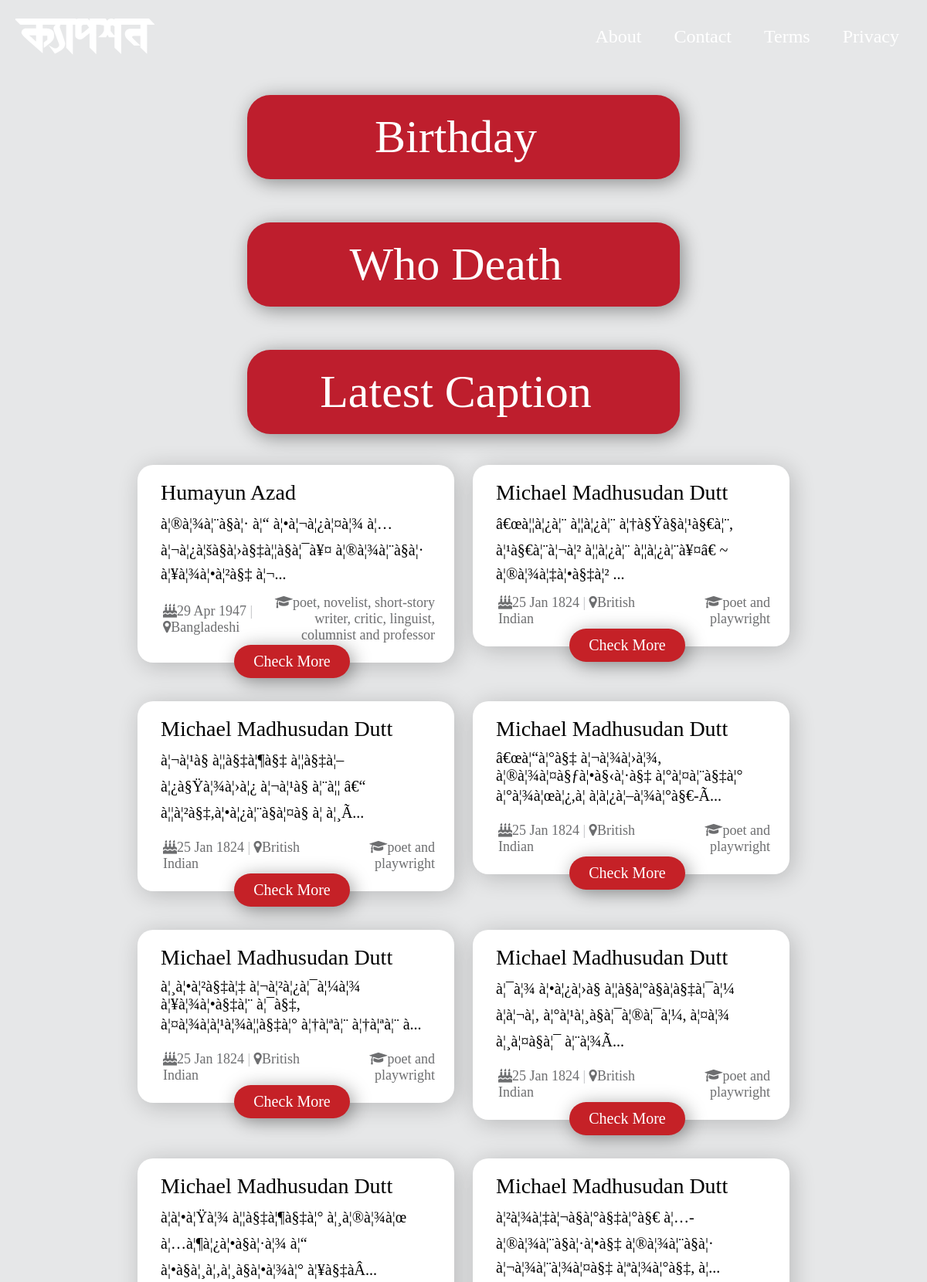
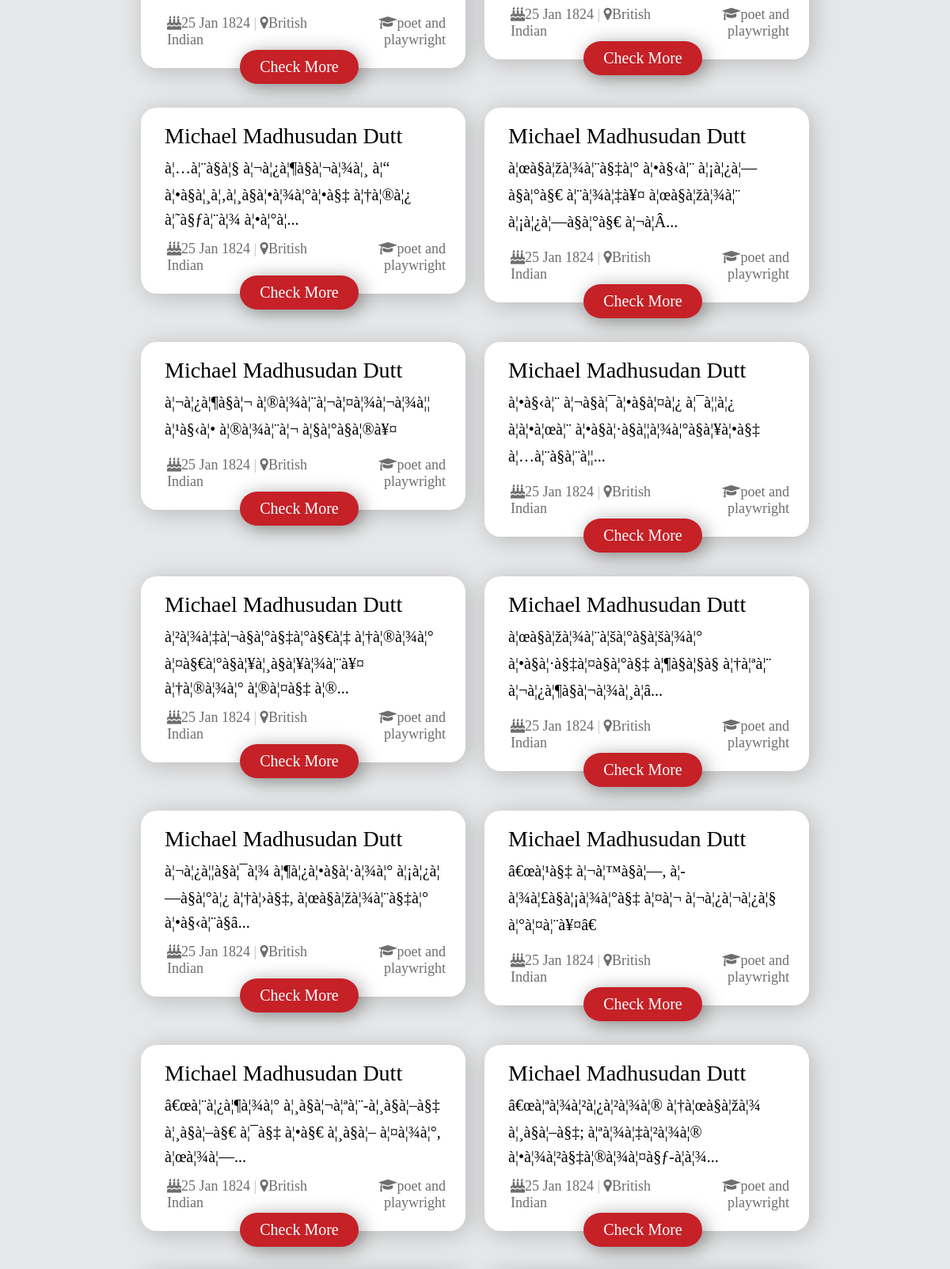
The page / (upper part) on the database its author committed (2 pictures, top to bottom).
### tables this page shows
CREATE TABLE `blog_posts` (
  `id` int(11) NOT NULL,
  `tags` text NOT NULL,
  `postTitle` varchar(200) NOT NULL,
  `description` text NOT NULL,
  `post_date` timestamp NOT NULL DEFAULT current_timestamp() ON UPDATE current_timestamp(),
  `auther` varchar(25) NOT NULL,
  `catinfo` varchar(11) DEFAULT NULL
);

CREATE TABLE `blog_cats` (
  `catID` int(11) NOT NULL,
  `catTitle` varchar(200) NOT NULL,
  `catSlug` varchar(200) NOT NULL,
  `image` text NOT NULL,
  `birthday` date NOT NULL,
  `facebook` text NOT NULL,
  `twitter` text NOT NULL,
  `linkdin` text NOT NULL,
  `youtube` text NOT NULL,
  `about` text NOT NULL,
  `birthplace` text NOT NULL,
  `deathdate` date NOT NULL,
  `profession` text NOT NULL,
  `nationality` text NOT NULL,
  `zodiac` text NOT NULL
);

### index.php (the view, shortened to what this page needs)
<?php
	require_once('inc/dbconfig.php');
?>
<center>
<div class="title">Birthday</div>
</center>
<center>
<div class="title">Who Death</div>
</center>
<center>
<div class="title">Latest Caption</div>
</center>
<?php
$limit = 30;
$page = isset($_GET['page']) ? $_GET['page'] : 1;
$start = ($page - 1) * $limit;
$sql = "SELECT * FROM blog_posts INNER JOIN blog_cats ON blog_posts.catinfo = blog_cats.catID ORDER BY post_date DESC LIMIT $start, $limit";
$result = mysqli_query($con, $sql);
if(mysqli_num_rows($result) > 0) {
?>
<div class="fontboxcontainer" style="height: auto !important;">
<?php
while($row = mysqli_fetch_array($result))
{
?>
<div class="fontbox">
        <div class="fonttitle"><?php echo $row['catTitle']?></div>
        <div class="preview" style="font-family: ManowarNihar; font-size: 20px">
            <fontpriview>
                <?php
                $description = $row['description'];
                $max_length = 211;
                if(strlen($description) > $max_length) {
                $description = substr($description, 0, $max_length) . '...';
                }
                echo $description;
                ?>
        </div>
<table width="100%">
<tbody>
<tr>
<td>
<div class="fontdetails"><i class="fa fa-birthday-cake" aria-hidden="true"></i> <?php echo date('d M Y', strtotime($row['birthday'])); ?>
<danda> | </danda> <i class="fa fa-map-marker" aria-hidden="true"></i> <?php echo $row['nationality']?></div></td>
<td style="text-align: right;">
<right>
<div class="fontdetails">
<i class="fa fa-graduation-cap" aria-hidden="true"></i> <?php echo $row['profession']?>
</td>
</tr>
</tbody>
</table>
<input type="button" class="download" value="Check More" onclick="window.location.href='writter.php?catid=<?php echo $row['catID']?>'" />
</div>
<?php
}
?>
</div>
<?php
}
?>
<br/>
<?php
require_once('inc/footer.php');
?>

### main.css (style rules this page uses)
body { margin: 0; background: #e6e7e8; font-family: AdorNoirrit; text-align: center; }
.fontboxcontainer { max-width: 1400px; }
.fontbox { position:relative; background-color:#f1f1f2; background-image:url(../img/fontbox.svg); background-position:top left; background-repeat:no-repeat; display:inline-table; width:370px; border-radius:20px; padding:20px; margin:10px; margin-top:30px; margin-bottom:20px; text-align:left; box-shadow:4px 4px 30px 0 rgba(0,0,0,.2); transition:padding .5s; min-height:140px }
.fonttitle { font-size: 28px; margin-left: 10px; display: inline-table; }
.fontdetails { font-size: 18px; color: #6d6e70; display: inline-table; margin-left: 8px; }
.preview { font-size: 40px; padding: 10px; transition: color .5s; }
danda { color: #bbbdc0; }
.download { position: absolute; bottom: 0; right: 135px; font-family: AdorNoirrit; background: #c52127; background-image: url(../img/download.svg); background-position: bottom right; background-repeat: no-repeat; padding: 10px; border-radius: 30px; border: 0; color: #fff; margin-bottom: -20px; font-size: 20px; width: 150px; box-shadow: 4px 4px 25px 0 rgba(0, 0, 0, .4); transition: .5s box-shadow, .5s text-shadow, .5s right; cursor: pointer; }
.title { background: #be1e2d; background-position: left; background-repeat: no-repeat; padding: 20px; padding-right: 40px; border-radius: 30px; border: 0; color: #fff; margin: 10px; font-size: 60px; width: 500px; box-shadow: 4px 4px 25px 0 rgba(0, 0, 0, .4); text-align: center; }
::placeholder { color: black; opacity: 1; }

### rows shown on the page
blog_posts: blog_cats.catTitle "Humayun Azad", description "à¦®à¦¾à¦¨à§à¦· à¦“ à¦•à¦¬à¦¿à¦¤à¦¾ à¦…à¦¬à¦¿à¦šà§à¦›à§‡à¦¦à§à¦¯à¥¤ à¦®à¦¾à¦¨à§à¦· à¦¥à¦¾à¦•à¦²à§‡ à¦¬...", blog_cats.birthday "29 Apr 1947", blog_cats.nationality "Bangladeshi", blog_cats.profession "poet, novelist, short-story writer, critic, linguist, columnist and professor"
blog_posts: blog_cats.catTitle "Michael Madhusudan Dutt", description "â€œà¦¦à¦¿à¦¨ à¦¦à¦¿à¦¨ à¦†à§Ÿà§à¦¹à§€à¦¨, à¦¹à§€à¦¨à¦¬à¦² à¦¦à¦¿à¦¨ à¦¦à¦¿à¦¨à¥¤â€ ~ à¦®à¦¾à¦‡à¦•à§‡à¦² ...", blog_cats.birthday "25 Jan 1824", blog_cats.nationality "British Indian", blog_cats.profession "poet and playwright"
blog_posts: blog_cats.catTitle "Michael Madhusudan Dutt", description "à¦¬à¦¹à§ à¦¦à§‡à¦¶à§‡ à¦¦à§‡à¦–à¦¿à§Ÿà¦¾à¦›à¦¿ à¦¬à¦¹à§ à¦¨à¦¦ â€“ à¦¦à¦²à§‡,à¦•à¦¿à¦¨à§à¦¤à§ à¦ à¦¸Ã...", blog_cats.birthday "25 Jan 1824", blog_cats.nationality "British Indian", blog_cats.profession "poet and playwright"
blog_posts: blog_cats.catTitle "Michael Madhusudan Dutt", description "â€œà¦“à¦°à§‡ à¦¬à¦¾à¦›à¦¾, à¦®à¦¾à¦¤à§ƒà¦•à§‹à¦·à§‡ à¦°à¦¤à¦¨à§‡à¦° à¦°à¦¾à¦œà¦¿,à¦ à¦­à¦¿à¦–à¦¾à¦°à§€-Ã...", blog_cats.birthday "25 Jan 1824", blog_cats.nationality "British Indian", blog_cats.profession "poet and playwright"
blog_posts: blog_cats.catTitle "Michael Madhusudan Dutt", description "à¦¸à¦•à¦²à§‡à¦‡ à¦¬à¦²à¦¿à¦¯à¦¼à¦¾ à¦¥à¦¾à¦•à§‡à¦¨ à¦¯à§‡, à¦¤à¦¾à¦à¦¹à¦¾à¦¦à§‡à¦° à¦†à¦ªà¦¨ à¦†à¦ªà¦¨ à...", blog_cats.birthday "25 Jan 1824", blog_cats.nationality "British Indian", blog_cats.profession "poet and playwright"
blog_posts: blog_cats.catTitle "Michael Madhusudan Dutt", description "à¦¯à¦¾ à¦•à¦¿à¦›à§ à¦¦à§à¦°à§à¦­à§‡à¦¯à¦¼ à¦à¦¬à¦‚ à¦°à¦¹à¦¸à§à¦¯à¦®à¦¯à¦¼, à¦¤à¦¾ à¦¸à¦¤à§à¦¯ à¦¨à¦¾Ã...", blog_cats.birthday "25 Jan 1824", blog_cats.nationality "British Indian", blog_cats.profession "poet and playwright"
blog_posts: blog_cats.catTitle "Michael Madhusudan Dutt", description "à¦à¦•à¦Ÿà¦¾ à¦¦à§‡à¦¶à§‡à¦° à¦¸à¦®à¦¾à¦œ à¦…à¦¶à¦¿à¦•à§à¦·à¦¾ à¦“ à¦•à§à¦¸à¦‚à¦¸à§à¦•à¦¾à¦° à¦¥à§‡àÂ...", blog_cats.birthday "25 Jan 1824", blog_cats.nationality "British Indian", blog_cats.profession "poet and playwright"
blog_posts: blog_cats.catTitle "Michael Madhusudan Dutt", description "à¦²à¦¾à¦‡à¦¬à§à¦°à§‡à¦°à§€ à¦…-à¦®à¦¾à¦¨à§à¦·à¦•à§‡ à¦®à¦¾à¦¨à§à¦· à¦¬à¦¾à¦¨à¦¾à¦¤à§‡ à¦ªà¦¾à¦°à§‡, à¦...", blog_cats.birthday "25 Jan 1824", blog_cats.nationality "British Indian", blog_cats.profession "poet and playwright"
blog_posts: blog_cats.catTitle "Michael Madhusudan Dutt", description "à¦…à¦¨à§à¦§ à¦¬à¦¿à¦¶à§à¦¬à¦¾à¦¸ à¦“ à¦•à§à¦¸à¦‚à¦¸à§à¦•à¦¾à¦°à¦•à§‡ à¦†à¦®à¦¿ à¦˜à§ƒà¦¨à¦¾ à¦•à¦°à¦...", blog_cats.birthday "25 Jan 1824", blog_cats.nationality "British Indian", blog_cats.profession "poet and playwright"
blog_posts: blog_cats.catTitle "Michael Madhusudan Dutt", description "à¦œà§à¦žà¦¾à¦¨à§‡à¦° à¦•à§‹à¦¨ à¦¡à¦¿à¦—à§à¦°à§€ à¦¨à¦¾à¦‡à¥¤ à¦œà§à¦žà¦¾à¦¨ à¦¡à¦¿à¦—à§à¦°à§€ à¦¬à¦Â...", blog_cats.birthday "25 Jan 1824", blog_cats.nationality "British Indian", blog_cats.profession "poet and playwright"
blog_posts: blog_cats.catTitle "Michael Madhusudan Dutt", description "à¦¬à¦¿à¦¶à§à¦¬ à¦®à¦¾à¦¨à¦¬à¦¤à¦¾à¦¬à¦¾à¦¦ à¦¹à§‹à¦• à¦®à¦¾à¦¨à¦¬ à¦§à¦°à§à¦®à¥¤", blog_cats.birthday "25 Jan 1824", blog_cats.nationality "British Indian", blog_cats.profession "poet and playwright"
blog_posts: blog_cats.catTitle "Michael Madhusudan Dutt", description "à¦•à§‹à¦¨ à¦¬à§à¦¯à¦•à§à¦¤à¦¿ à¦¯à¦¦à¦¿ à¦à¦•à¦œà¦¨ à¦•à§à¦·à§à¦¦à¦¾à¦°à§à¦¥à¦•à§‡ à¦…à¦¨à§à¦¨à¦¦...", blog_cats.birthday "25 Jan 1824", blog_cats.nationality "British Indian", blog_cats.profession "poet and playwright"
blog_posts: blog_cats.catTitle "Michael Madhusudan Dutt", description "à¦²à¦¾à¦‡à¦¬à§à¦°à§‡à¦°à§€à¦‡ à¦†à¦®à¦¾à¦° à¦¤à§€à¦°à§à¦¥à¦¸à§à¦¥à¦¾à¦¨à¥¤ à¦†à¦®à¦¾à¦° à¦®à¦¤à§‡ à¦®...", blog_cats.birthday "25 Jan 1824", blog_cats.nationality "British Indian", blog_cats.profession "poet and playwright"
blog_posts: blog_cats.catTitle "Michael Madhusudan Dutt", description "à¦œà§à¦žà¦¾à¦¨à¦šà¦°à§à¦šà¦¾à¦° à¦•à§à¦·à§‡à¦¤à§à¦°à§‡ à¦¶à§à¦§à§ à¦†à¦ªà¦¨ à¦¬à¦¿à¦¶à§à¦¬à¦¾à¦¸à¦â...", blog_cats.birthday "25 Jan 1824", blog_cats.nationality "British Indian", blog_cats.profession "poet and playwright"
blog_posts: blog_cats.catTitle "Michael Madhusudan Dutt", description "à¦¬à¦¿à¦¦à§à¦¯à¦¾ à¦¶à¦¿à¦•à§à¦·à¦¾à¦° à¦¡à¦¿à¦—à§à¦°à¦¿ à¦†à¦›à§‡, à¦œà§à¦žà¦¾à¦¨à§‡à¦° à¦•à§‹à¦¨à§â...", blog_cats.birthday "25 Jan 1824", blog_cats.nationality "British Indian", blog_cats.profession "poet and playwright"
blog_posts: blog_cats.catTitle "Michael Madhusudan Dutt", description "â€œà¦¹à§‡ à¦¬à¦™à§à¦—, à¦­à¦¾à¦£à§à¦¡à¦¾à¦°à§‡ à¦¤à¦¬ à¦¬à¦¿à¦¬à¦¿à¦§ à¦°à¦¤à¦¨à¥¤â€", blog_cats.birthday "25 Jan 1824", blog_cats.nationality "British Indian", blog_cats.profession "poet and playwright"
blog_posts: blog_cats.catTitle "Michael Madhusudan Dutt", description "â€œà¦¨à¦¿à¦¶à¦¾à¦° à¦¸à§à¦¬à¦ªà¦¨-à¦¸à§à¦–à§‡ à¦¸à§à¦–à§€ à¦¯à§‡ à¦•à§€ à¦¸à§à¦– à¦¤à¦¾à¦°, à¦œà¦¾à¦—...", blog_cats.birthday "25 Jan 1824", blog_cats.nationality "British Indian", blog_cats.profession "poet and playwright"
blog_posts: blog_cats.catTitle "Michael Madhusudan Dutt", description "â€œà¦ªà¦¾à¦²à¦¿à¦²à¦¾à¦® à¦†à¦œà§à¦žà¦¾ à¦¸à§à¦–à§‡; à¦ªà¦¾à¦‡à¦²à¦¾à¦® à¦•à¦¾à¦²à§‡à¦®à¦¾à¦¤à§ƒ-à¦­à¦¾...", blog_cats.birthday "25 Jan 1824", blog_cats.nationality "British Indian", blog_cats.profession "poet and playwright"
